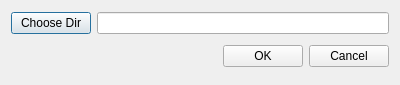
<?xml version="1.0" encoding="UTF-8"?>
<ui version="4.0">
 <class>Dialog</class>
 <widget class="QDialog" name="Dialog">
  <property name="geometry">
   <rect>
    <x>0</x>
    <y>0</y>
    <width>400</width>
    <height>85</height>
   </rect>
  </property>
  <property name="windowTitle">
   <string>Dialog</string>
  </property>
  <layout class="QHBoxLayout" name="horizontalLayout_2">
   <item>
    <layout class="QVBoxLayout" name="verticalLayout">
     <item>
      <layout class="QHBoxLayout" name="horizontalLayout">
       <item>
        <widget class="QPushButton" name="dirButton">
         <property name="text">
          <string>Choose Dir</string>
         </property>
        </widget>
       </item>
       <item>
        <widget class="QLineEdit" name="lineEdit"/>
       </item>
      </layout>
     </item>
     <item>
      <layout class="QHBoxLayout">
       <property name="spacing">
        <number>6</number>
       </property>
       <property name="leftMargin">
        <number>0</number>
       </property>
       <property name="topMargin">
        <number>0</number>
       </property>
       <property name="rightMargin">
        <number>0</number>
       </property>
       <property name="bottomMargin">
        <number>0</number>
       </property>
       <item>
        <spacer>
         <property name="orientation">
          <enum>Qt::Horizontal</enum>
         </property>
         <property name="sizeHint" stdset="0">
          <size>
           <width>131</width>
           <height>31</height>
          </size>
         </property>
        </spacer>
       </item>
       <item>
        <widget class="QPushButton" name="okButton">
         <property name="text">
          <string>OK</string>
         </property>
        </widget>
       </item>
       <item>
        <widget class="QPushButton" name="cancelButton">
         <property name="text">
          <string>Cancel</string>
         </property>
        </widget>
       </item>
      </layout>
     </item>
    </layout>
   </item>
  </layout>
 </widget>
 <resources/>
 <connections>
  <connection>
   <sender>okButton</sender>
   <signal>clicked()</signal>
   <receiver>Dialog</receiver>
   <slot>accept()</slot>
   <hints>
    <hint type="sourcelabel">
     <x>278</x>
     <y>253</y>
    </hint>
    <hint type="destinationlabel">
     <x>96</x>
     <y>254</y>
    </hint>
   </hints>
  </connection>
  <connection>
   <sender>cancelButton</sender>
   <signal>clicked()</signal>
   <receiver>Dialog</receiver>
   <slot>reject()</slot>
   <hints>
    <hint type="sourcelabel">
     <x>369</x>
     <y>253</y>
    </hint>
    <hint type="destinationlabel">
     <x>179</x>
     <y>282</y>
    </hint>
   </hints>
  </connection>
 </connections>
</ui>
